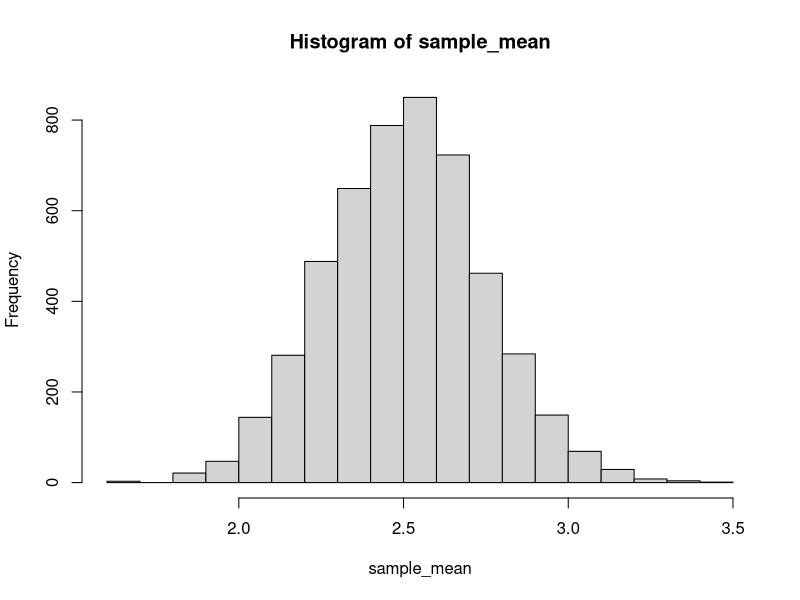

Recreate this plot in R.
## ---- chunk 1
rm=(list=ls())
#for loop
factorial_ <- function(n){
          factorial <- 1
          for( i in 1:n)
          factorial <- factorial * i
           return (factorial)
}
factorial_(5)

#while loop

fac <- function(n){
  factorial <- 1
  while(n >1 ){
    factorial <- factorial * n
    n <- n - 1
  }
  return(factorial)
}
fac(3)

#ifelse

fac_1 <- function(m){
  if(m==0)
  {
    return(1)}
  else{prod(1:m)}
}
fac_1(4)

#corelation corfficient function
t <- c(10,8,14,6,4,2)
s <- c(18,12,16,15,20,10)
correlation <- function(x,y){
  num <- sum((x-mean(x))*(y-mean(y)))
  deno1 <- sum((x-mean(x))^2)
  deno2 <- sum((y-mean(y))^2)
  corr_corff <- num/sqrt(deno1*deno2)
  return(corr_corff)
}
correlation(t,s)
#quadratic equations

quadraticRoots <- function(a, b, c) {
 
  sq_qt <- (b^2) - (4*a*c)
  
  if(sq_qt>=0) {
    x1 <- (-b + sqrt(sq_qt)) / (2*a)
    x2 <- (-b - sqrt(sq_qt)) / (2*a)
    solution <- c(x1,x2)
  }
  else{return(paste0("This quadratic equation has no real numbered roots."))
  }
  return(solution)
  
}
quadraticRoots(2,5,1)


## ---- chunk 2

#Q2
set.seed(1234)
mu=2.5;sigma <- 1.2
n <- c(5,15,25)
mean_x_bar=numeric(0);var_sam_mean=numeric(0)
for(i in 1:length(n))
{
  x <- matrix(rnorm(5000*n[i],mu,sigma),5000,n[i])
  sample_mean <- apply(x,1,mean)
  sample_var <- apply(x,1, var)
  mean_x_bar [i] <- mean(sample_mean)
  var_sam_mean[i] <- var(sample_mean)
}
cbind(n,mean_x_bar,var_sam_mean)
hist(sample_mean)
## ---- chunk 3

#Q3
#i)
library(purrr)
n <- c(1,2,3,4,5,6,7,8,9)
map(n,~.x^2)
map_dbl(n,~.x^2) 

#ii)
library(tidyverse)
df <- tibble(
  a=rnorm(10),
  b=rnorm(10),
  c=rnorm(10),
  d=rnorm(10)
)
map_dbl(df,mean)
df %>% map_dbl(sd)
df %>% map(median)
#iii)
map_dbl(mtcars,~mean(.x))

#iv)
mu <- c(-10,0,10,100)
map(mu,~rnorm(10,mean=.x))
#or
mu %>% map(rnorm,n=10)
#v)
x <- c(1,2,3,4,5,6,7,8,9)
y <- c(9,8,7,6,5,4,3,2,1)
map2(x,y,~.x+.y)

#vi)
mu <- c(5,10,-3)
sigma <- c(1,5,10)
map2(mu,sigma,~rnorm(10,mean=.x,sd=.y))
#or
map2(mu,sigma,rnorm,n=10)

#vii)
parm <- tribble(
  ~mean,~sd,~n,
  5,1,1,
  10,5,3,
  -3,10,5
)
parm %>% pmap(rnorm)
## ---- chunk 4
#Q4

data(mtcars)
head(mtcars)
summary(mtcars)

fivenum(mtcars$mpg)

install.packages("psych")
library(psych)
describe(mtcars)

mean(mtcars$mpg)
var(mtcars$disp)
sd(mtcars$drat)
quantile(mtcars$mpg,prob=c(0.25,0.5,0.75))
max(mtcars$wt)
min(mtcars$drat)
#Inter Quartile Range
IQR(mtcars$vs)


## ---- chunk 5
library(broom)
#Q5
#to fit the model
model <- lm(mpg~wt+cyl,data=mtcars)
model
summary(model)
#tidy()
tidy(model)
tidy(model)$p.value
#glance()
glance(model)
#augment()
augment(model)
